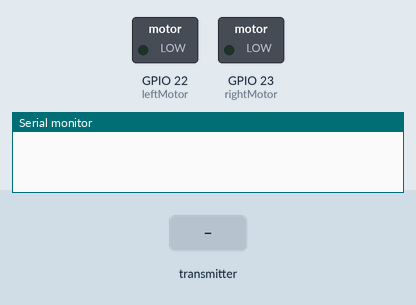
This sketch was run on a simulated ESP32. On the bench: switched loads named in the sketch (green lamp = pin HIGH), the last lines printed to the serial monitor. The test bench sets the inputs (shaded band).

Above: at 1.2 s.
1.3 s: the transmitter starts sending a = 0
At 2.8 s:
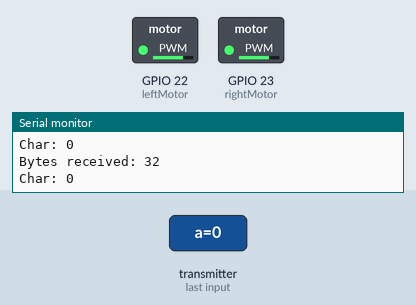
Timing chart, 0 to 4.3 s (numbered marks = the images above; inputs shaded):
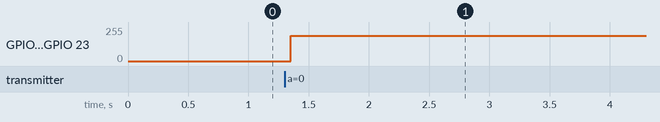

The sketch:

espnow_receiver_code.ino
```cpp
// (licence header left out)
#include <esp_now.h>
#include <WiFi.h>


const int pwmFreq = 500; // Frequency of the PWM signal (5 kHz in this case)
const int pwmResolution = 8; // Resolution of PWM (8-bit resolution gives values from 0 to 255)
const int RChannel = 0; // Channel to use for PWM (ESP32 supports 16 channels)
const int LChannel = 1;
const int rightMotor = 23;
const int leftMotor = 22;
// Structure example to receive data
// Must match the sender structure
typedef struct struct_message {
    char a[32];
} struct_message;

// Create a struct_message called myData
struct_message myData;

// callback function that will be executed when data is received
void OnDataRecv(const uint8_t * mac, const uint8_t *incomingData, int len) {
  memcpy(&myData, incomingData, sizeof(myData));
  Serial.print("Bytes received: ");
  Serial.println(len);
  Serial.print("Char: ");
  Serial.println(myData.a);
  Serial.println();

  if (myData.a[0] == 'w') {
    ledcWrite(RChannel, 200);
    ledcWrite(LChannel, 200);
  }
  else if (myData.a[0] == 'a') {
    ledcWrite(RChannel, 200);
    ledcWrite(LChannel, 180);
  }
  else if (myData.a[0] == 's') {
    ledcWrite(RChannel, 180);
    ledcWrite(LChannel, 180);
  }
  else if (myData.a[0] == 'd') {
    ledcWrite(RChannel, 180);
    ledcWrite(LChannel, 200);
  }
  else{
    ledcWrite(RChannel, 191);
    ledcWrite(LChannel, 191);
  }
}

void setup() {
  // Initialize Serial Monitor
  Serial.begin(115200);

  ledcSetup(RChannel, pwmFreq, pwmResolution);
  ledcAttachPin(rightMotor, RChannel);  // Attach the PWM to the pin
  ledcSetup(LChannel, pwmFreq, pwmResolution);
  ledcAttachPin(leftMotor, LChannel);  // Attach the PWM to the pin

  // Set device as a Wi-Fi Station
  WiFi.mode(WIFI_STA);

  // Init ESP-NOW
  if (esp_now_init() != ESP_OK) {
    Serial.println("Error initializing ESP-NOW");
    return;
  }

  // Once ESPNow is successfully Init, we will register for recv CB to
  // get recv packer info
  esp_now_register_recv_cb(esp_now_recv_cb_t(OnDataRecv));
}

void loop() {

}
```

Measured:
- after the input at 1.3 s, GPIO 22 (leftMotor), GPIO 23 (rightMotor): 0/255 → 190/255 after 0.05 s
